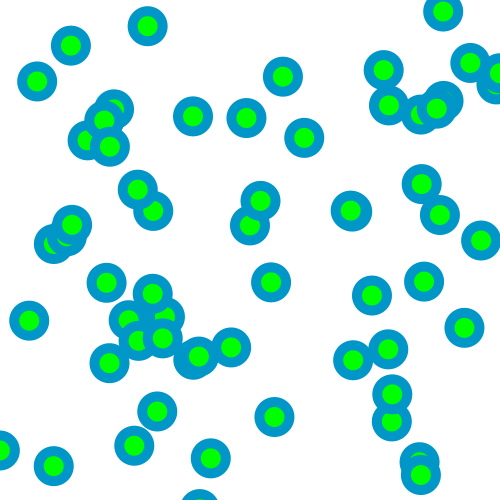
Frame 1 (no input)
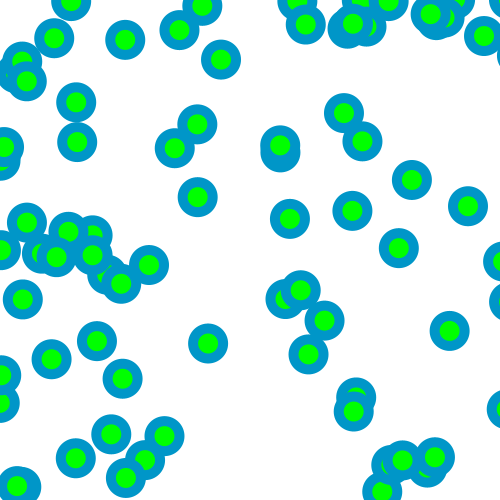
Frame 60 (the mouse pressed at the canvas centre just before this capture)
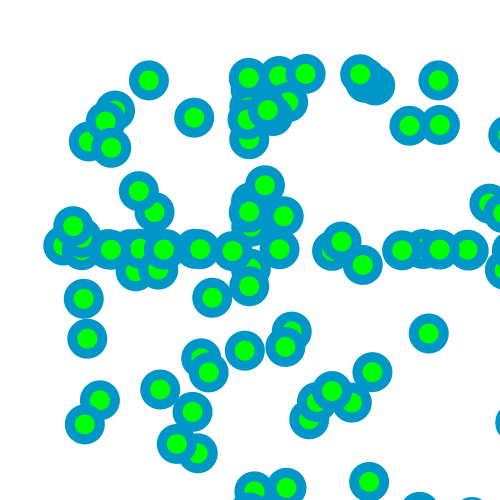
Frame 120 (the mouse held since frame 60 and released just before this capture)

The Processing sketch that drew these frames (run headless with seeded random() and noise(); from frame 60 on, the mouse is pressed at the canvas centre):

// Processing sketch: Celulas_hacia_raton
// ── Celulas_hacia_raton.pde
int MAX=200;
// declare array of positions
float[] myxlocs = new float[MAX];  //X position
float[] myylocs = new float[MAX];  //Y position

Ring1[] myRings1 = new Ring1[MAX];


void setup() {
  size(500,500);
  // fill array with locations
  for(int i=0; i<MAX; i++) {
    myxlocs[i]=random(width);
    myylocs[i]=random(height);
  }

  for (int i = 0; i < MAX; i++) { 
    float tempxp = random(2*width);
    float tempyp = random(2*height);
    float tempxv = random(1,1.5);
    float tempyv = random(1,1.5);
    myRings1[i] = new Ring1(tempxp, tempyp, tempxv, tempyv);

  }
  smooth();
} 

void draw() {
  background(255);
  
  for (int i=0; i<MAX; i++) {
    myRings1[i].changeVel();
    myRings1[i].drive();
    myRings1[i].draw();
  }
  
  if(mousePressed==true){
    println(mouseX+" . "+mouseY);
  }
}





// ── Ring1.pde
class Ring1 {

  float xpos;
  float ypos;
  float xvel;
  float yvel;
  float xvel2;
  float yvel2;
  float xvel3;
  float yvel3;
  float size;
  float size2;
  float size3; 

  Ring1(float xp, float yp, float velx, float vely) {

    xpos = xp;
    ypos = yp;
    xvel3 = -velx;
    yvel3 = -vely;
    xvel2 = velx;
    yvel2 = vely;

    size = 20;
    size2 = 30;
    size3 = 40;
    
  }

  void draw () {
    ellipseMode(CENTER);
   // fill(0,100,255);
    fill(255,255,255);
    noStroke();
    ellipse(xpos, ypos, size2, size2); 
    fill(0,150,200);
    noStroke();
    ellipse(xpos, ypos, size3, size3);
    fill(0,255,0);
    noStroke();
    ellipse(xpos, ypos, size, size);
    
  }

  void drive () {
    xpos = xpos + xvel;
    ypos = ypos + yvel;
    float rx = mouseX-xpos;
    if (rx<0) { rx=rx*(-1);}
    float ry = mouseY-ypos;
    if (ry<0) { ry=ry*(-1);}
    
    if (rx<10 && ry<10) { 
        xpos = -size-random(0,width); 
        ypos = -size-random(0,height);
    }
  }
  
  void changeVel(){
    float dx = mouseX - xpos;
    float dy = mouseY - ypos;
    if (dx<0){
      xvel = xvel3;
    }
    else xvel = xvel2;
    if (dy<0){
      yvel = yvel3;
    }
    else yvel = yvel2;
  }
}
